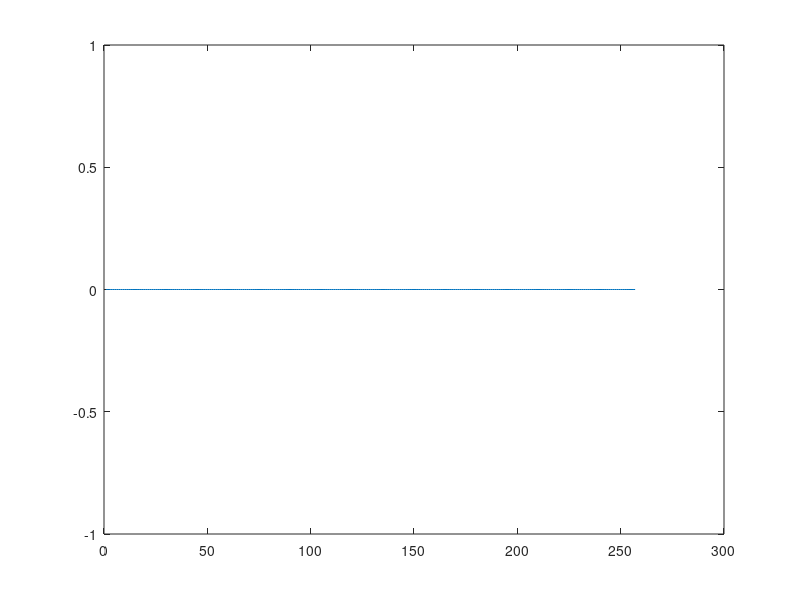

Source code (MATLAB):
function image_histogram
	global color image size_x size_y;
	histo = zeros(1,257);
	x = image(:,:,color);
	save('asd.dat','x');
	for i = 1:size_x
		for j = 1:size_y
			if(image(i,j,color)<0)
				histo(1)++;
			else
				histo(abs(round(image(i,j,color)*256))+1)++;
			endif
		endfor
	endfor
	save('temp','histo');
	x = 1:257;
	plot(x,histo);
endfunction
